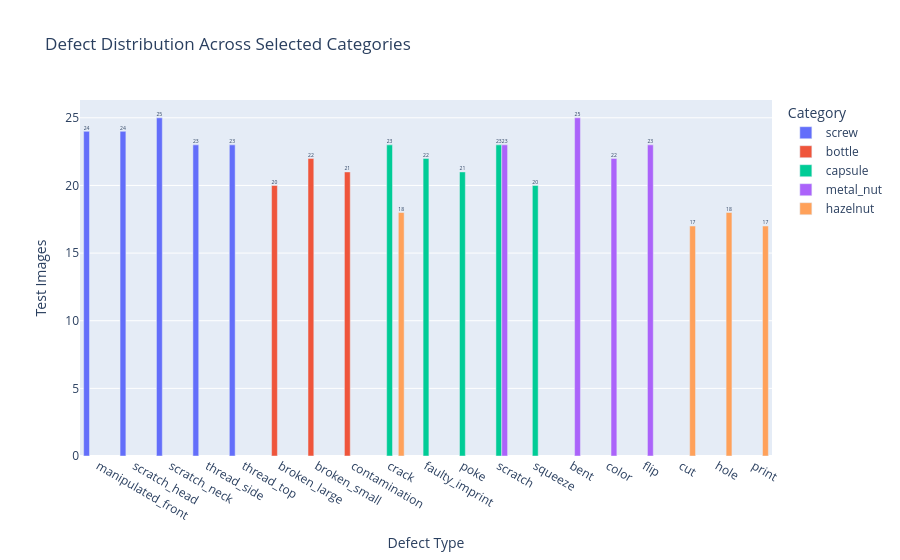

Notebook cell for this chart:
### Markdown cell above
## Plotly — Defect Distribution

### Code cell
if defect_df.empty:
    print("No defect data available for plotting.")
else:
    defect_plot_df = defect_df[
        defect_df["Defect Type"].str.casefold() != "good"
    ].copy()

    if defect_plot_df.empty:
        print("No defective test directories were discovered.")
    else:
        fig = px.bar(
            defect_plot_df,
            x="Defect Type",
            y="Test Images",
            color="Category",
            barmode="group",
            text_auto=True,
            title="Defect Distribution Across Selected Categories",
        )

        fig.update_layout(
            xaxis_title="Defect Type",
            yaxis_title="Test Images",
        )

        save_plotly_figure(
            fig,
            "Defect Distribution Across Selected Categories",
        )
        fig.show()

### Figure 1 — Plotly figure (JSON) as saved in the notebook; plotly's stock layout.template omitted (floating-point values rounded to 4 significant figures)
{"data": [{"alignmentgroup": "True", "hovertemplate": "Category=screw<br>Defect Type=%{x}<br>Test Images=%{y}<extra></extra>", "legendgroup": "screw", "marker": {"color": "#636efa", "pattern": {"shape": ""}}, "name": "screw", "offsetgroup": "screw", "orientation": "v", "showlegend": true, "textposition": "auto", "texttemplate": "%{y}", "type": "bar", "x": ["manipulated_front", "scratch_head", "scratch_neck", "thread_side", "thread_top"], "xaxis": "x", "y": [24, 24, 25, 23, 23], "yaxis": "y"}, {"alignmentgroup": "True", "hovertemplate": "Category=bottle<br>Defect Type=%{x}<br>Test Images=%{y}<extra></extra>", "legendgroup": "bottle", "marker": {"color": "#EF553B", "pattern": {"shape": ""}}, "name": "bottle", "offsetgroup": "bottle", "orientation": "v", "showlegend": true, "textposition": "auto", "texttemplate": "%{y}", "type": "bar", "x": ["broken_large", "broken_small", "contamination"], "xaxis": "x", "y": [20, 22, 21], "yaxis": "y"}, {"alignmentgroup": "True", "hovertemplate": "Category=capsule<br>Defect Type=%{x}<br>Test Images=%{y}<extra></extra>", "legendgroup": "capsule", "marker": {"color": "#00cc96", "pattern": {"shape": ""}}, "name": "capsule", "offsetgroup": "capsule", "orientation": "v", "showlegend": true, "textposition": "auto", "texttemplate": "%{y}", "type": "bar", "x": ["crack", "faulty_imprint", "poke", "scratch", "squeeze"], "xaxis": "x", "y": [23, 22, 21, 23, 20], "yaxis": "y"}, {"alignmentgroup": "True", "hovertemplate": "Category=metal_nut<br>Defect Type=%{x}<br>Test Images=%{y}<extra></extra>", "legendgroup": "metal_nut", "marker": {"color": "#ab63fa", "pattern": {"shape": ""}}, "name": "metal_nut", "offsetgroup": "metal_nut", "orientation": "v", "showlegend": true, "textposition": "auto", "texttemplate": "%{y}", "type": "bar", "x": ["bent", "color", "flip", "scratch"], "xaxis": "x", "y": [25, 22, 23, 23], "yaxis": "y"}, {"alignmentgroup": "True", "hovertemplate": "Category=hazelnut<br>Defect Type=%{x}<br>Test Images=%{y}<extra></extra>", "legendgroup": "hazelnut", "marker": {"color": "#FFA15A", "pattern": {"shape": ""}}, "name": "hazelnut", "offsetgroup": "hazelnut", "orientation": "v", "showlegend": true, "textposition": "auto", "texttemplate": "%{y}", "type": "bar", "x": ["crack", "cut", "hole", "print"], "xaxis": "x", "y": [18, 17, 18, 17], "yaxis": "y"}], "layout": {"barmode": "group", "legend": {"title": {"text": "Category"}, "tracegroupgap": 0}, "title": {"text": "Defect Distribution Across Selected Categories"}, "xaxis": {"anchor": "y", "domain": [0, 1], "title": {"text": "Defect Type"}}, "yaxis": {"anchor": "x", "domain": [0, 1], "title": {"text": "Test Images"}}}}
